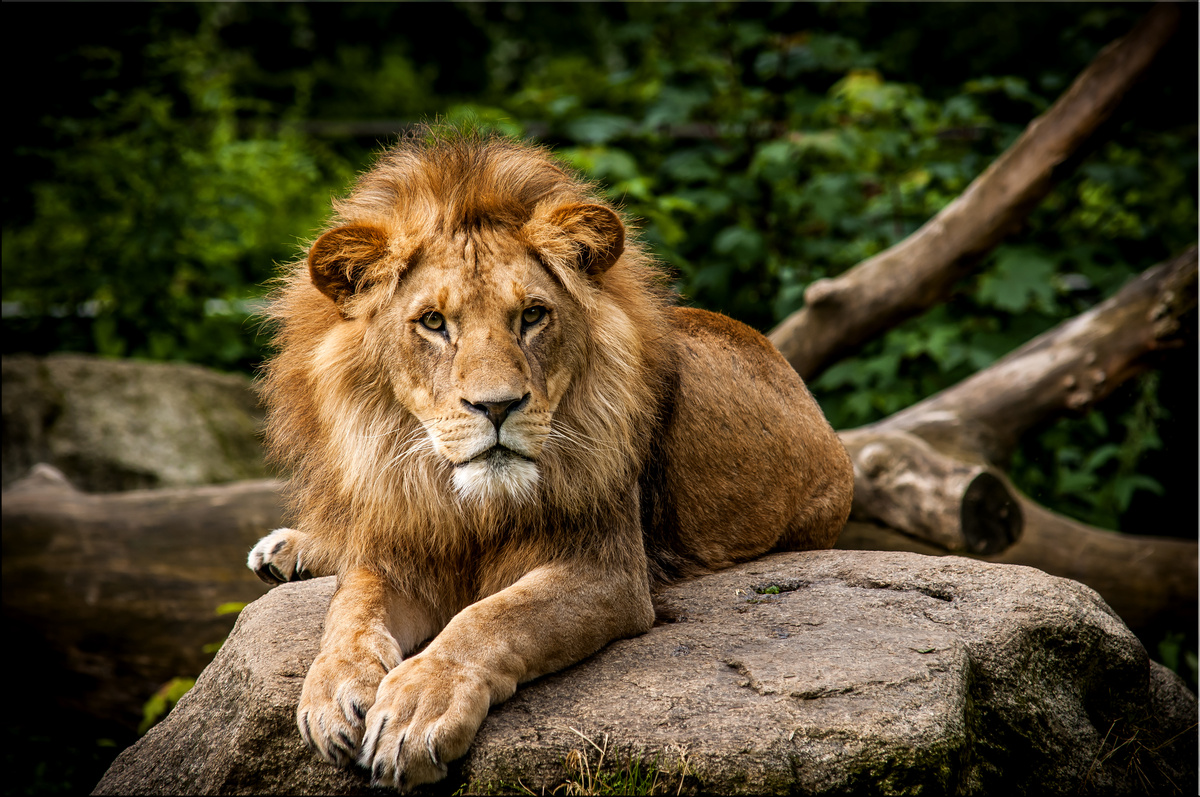
#> input picture Praktikum2/loewe.jpeg, 1200 x 797 px, given in place of the camera
$ python auf3.py
#> lines starting #> are read from the running program, lines starting #| are printed output that depends on the picture; after the words box and inside, x2 and y2 are one past the last pixel; in counts of white or black regions, pixels touching at a corner belong together
import cv2
import numpy as np


cap = cv2.VideoCapture(0)

while cap.isOpened():
    ret, frame = cap.read()
#> frame is the input picture: shape (797, 1200, 3); mean B, G, R 41.4, 68.3, 79.2
    if not ret:
        break

    gray = cv2.cvtColor(frame, cv2.COLOR_BGR2GRAY)
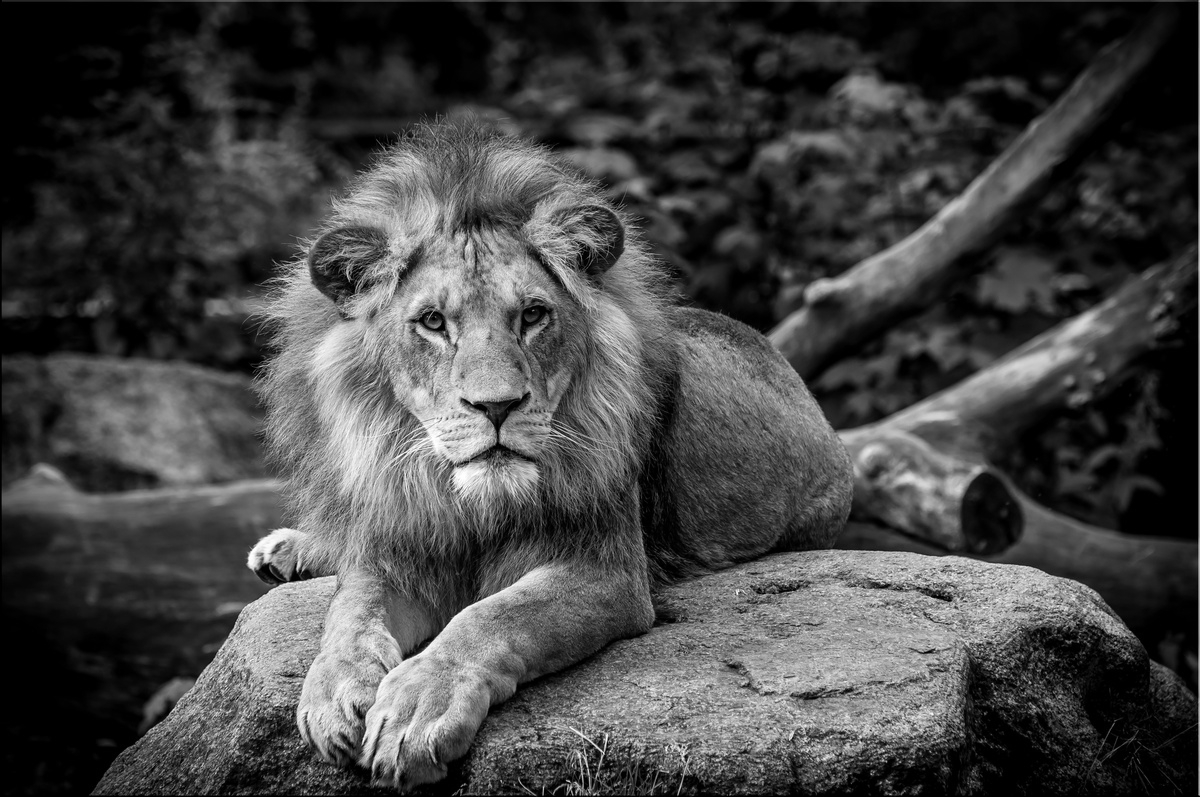
#> gray: shape (797, 1200); min 0, max 255, mean 68.5

    #  Medianfilter
    gray_blurred = cv2.medianBlur(gray, 15)
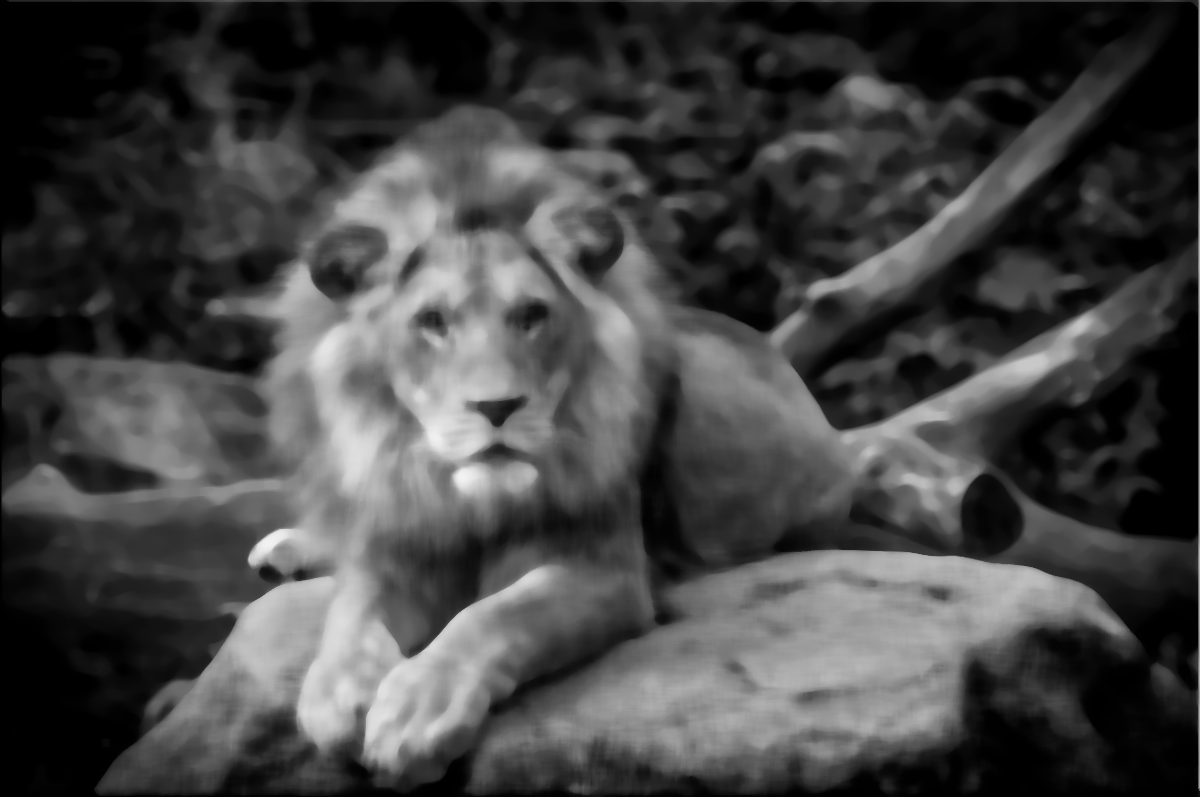
#> gray_blurred: shape (797, 1200); min 0, max 242, mean 67.9

    circles = cv2.HoughCircles(gray_blurred, cv2.HOUGH_GRADIENT, dp=1.2, minDist=20,
                               param1=50, param2=30, minRadius=10, maxRadius=30)
#> circles = 23 rows, first 8: [521.4, 276.6, 29.32], [432.6, 329.4, 24.04], [336.6, 269.4, 26.68], [324.6, 717, 29.32], [611.4, 175.8, 25.36], [359.4, 372.6, 24.04], [367.8, 246.6, 19.96], [550.2, 239.4, 29.32]

    #  Kreise erkennen und zeichnen
    if circles is not None:
        circles = np.round(circles[0, :]).astype("int")
#> circles = 23 rows, first 8: [521, 277, 29], [433, 329, 24], [337, 269, 27], [325, 717, 29], [611, 176, 25], [359, 373, 24], [368, 247, 20], [550, 239, 29]
        for (x, y, r) in circles:
            cv2.circle(frame, (x, y), r, (0, 255, 0), 2)
#> this loop made 23 passes
#> (x, y, r) on passes 1 to 12: (521, 277, 29), (433, 329, 24), (337, 269, 27), (325, 717, 29), (611, 176, 25), (359, 373, 24), (368, 247, 20), (550, 239, 29), (519, 484, 23), (471, 477, 21), (934, 727, 21), (514, 166, 20)
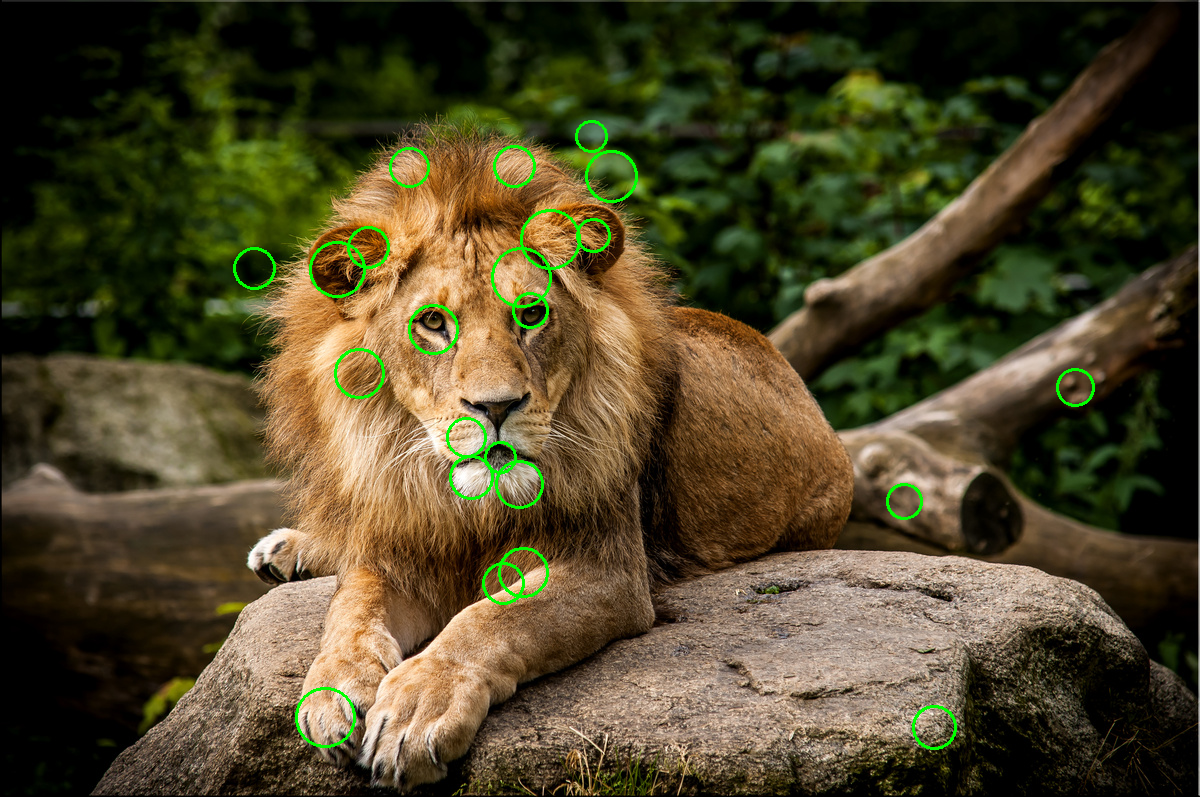
#> frame: shape (797, 1200, 3); 0.96% of pixels changed, all inside (x1, y1, x2, y2) = (233, 120, 1095, 750)


    cv2.imshow('Eye Detection', frame)

    if cv2.waitKey(1) & 0xFF == ord('q'):
#> (key q is pressed here)
        break

# Befreie die Videoquelle und schließe alle Fenster
cap.release()
cv2.destroyAllWindows()
